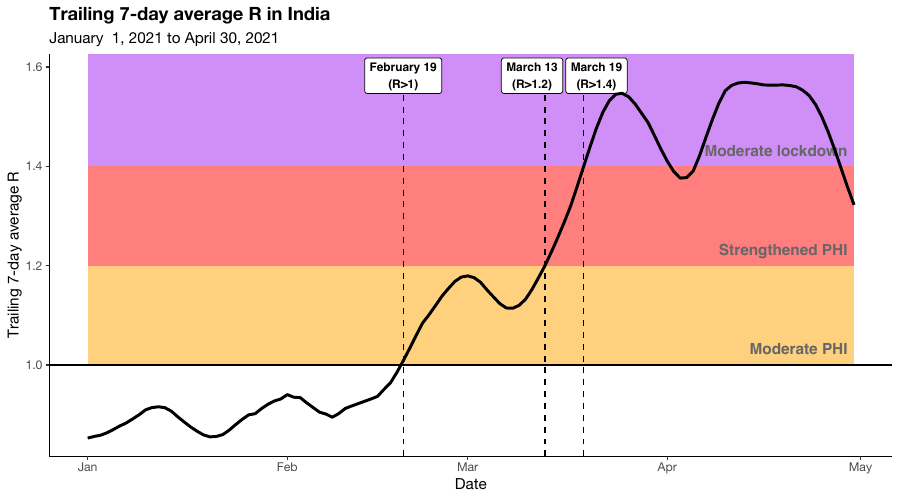

This chart was generated by the following R code:
# libraries -----------
# install.packages("librarian")
librarian::shelf(data.table, covid19india, tidyverse, glue)
source("model/r_profile.R")

# specs ----------
start <- as.Date("2021-01-01")
end   <- as.Date("2021-04-30")

# data ----------
india <- fread("model/covid19india_national_counts_20211031.csv")

r_plot_data <- covid19india::get_r0(india)[, .(place, date, r)][, r_t7 := frollmean(r, n = 7)][data.table::between(date, start, end)][]

(r_plot <- r_plot_data %>%
  ggplot(aes(x = date, y = r_t7)) +
  annotate(geom = "rect", xmin = min(r_plot_data[, date]), xmax = max(r_plot_data[, date]), ymin = 1, ymax = 1.2, fill = "orange", alpha = 0.5) +
  annotate(geom = "rect", xmin = min(r_plot_data[, date]), xmax = max(r_plot_data[, date]), ymin = 1.2, ymax = 1.4, fill = "red", alpha = 0.5) +
  annotate(geom = "rect", xmin = min(r_plot_data[, date]), xmax = max(r_plot_data[, date]), ymin = 1.4, ymax = Inf, fill = "purple", alpha = 0.5) +
  
  annotate(geom = "text", x = max(r_plot_data[, date]) - 1, y = 1.02, color = "gray40", label = "Moderate PHI", fontface = "bold", hjust = 1, vjust = 0) + 
  annotate(geom = "text", x = max(r_plot_data[, date]) - 1, y = 1.22, color = "gray40", label = "Strengthened PHI", fontface = "bold", hjust = 1, vjust = 0) + 
  annotate(geom = "text", x = max(r_plot_data[, date]) - 1, y = 1.42, color = "gray40", label = "Moderate lockdown", fontface = "bold", hjust = 1, vjust = 0) + 
  
  geom_vline(xintercept = as.Date("2021-02-19"), linetype = 2) +
  geom_vline(xintercept = as.Date("2021-03-13"), linetype = 2) +
  geom_vline(xintercept = as.Date("2021-03-19"), linetype = 2) +
  
  annotate(geom = "label", x = as.Date("2021-02-19"), y = 1.59, label = "February 19\n(R>1)", size = 3, fontface = "bold", vjust = 0.6) +
  annotate(geom = "label", x = as.Date("2021-03-11"), y = 1.59, label = "March 13\n(R>1.2)", size = 3, fontface = "bold", vjust = 0.6) +
  annotate(geom = "label", x = as.Date("2021-03-21"), y = 1.59, label = "March 19\n(R>1.4)", size = 3, fontface = "bold", vjust = 0.6) +
  
  geom_hline(yintercept = 1) +
  geom_line(size = 1) +
  labs(
    title    = "Trailing 7-day average R in India",
    subtitle = paste0(format(start, '%B %e, %Y'), " to ", format(end, '%B %e, %Y')),
    x        = "Date",
    y        = "Trailing 7-day average R"
  ))

ggsave(
  filename = "figures/figure s5/figure_s5.pdf",
  plot = r_plot,
  width = 9, height = 5,
  device = cairo_pdf
)

ggsave(
  filename = "figures/figure s5/figure_s5.png",
  width = 9, height = 5, units = "in", dpi = 320
)
